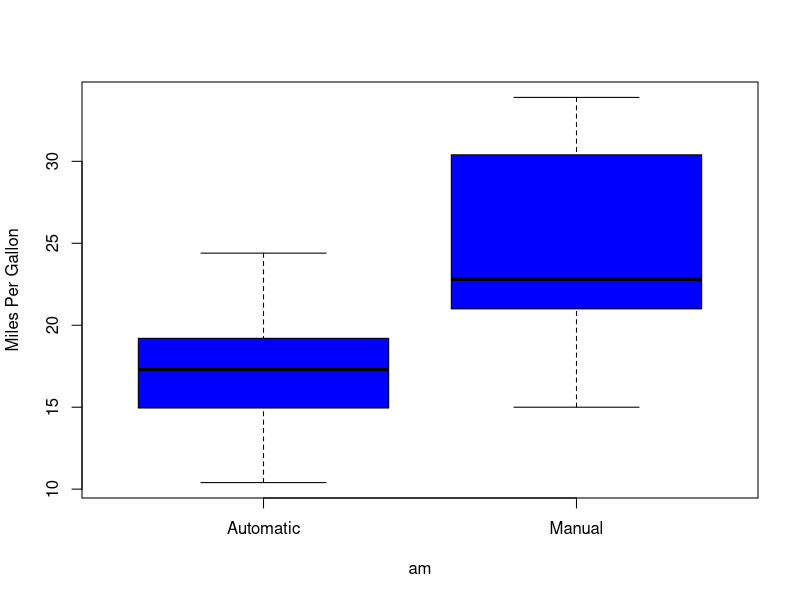
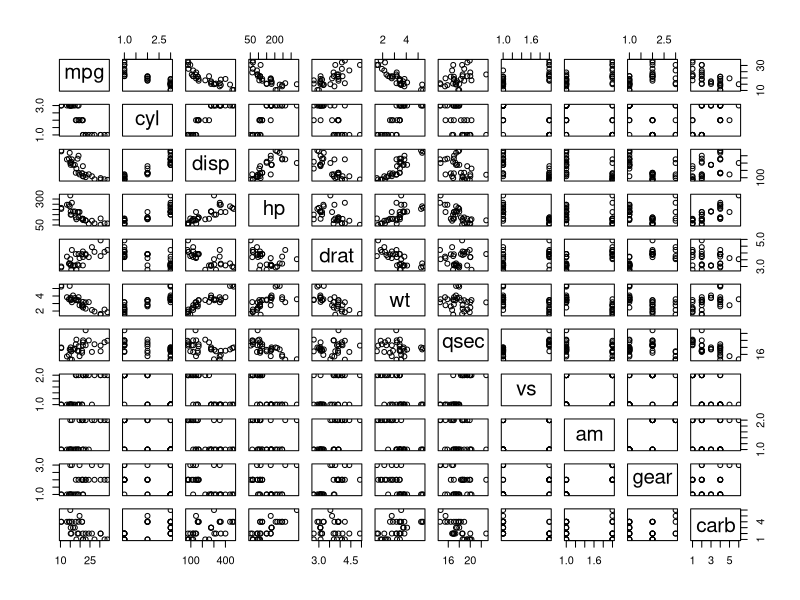
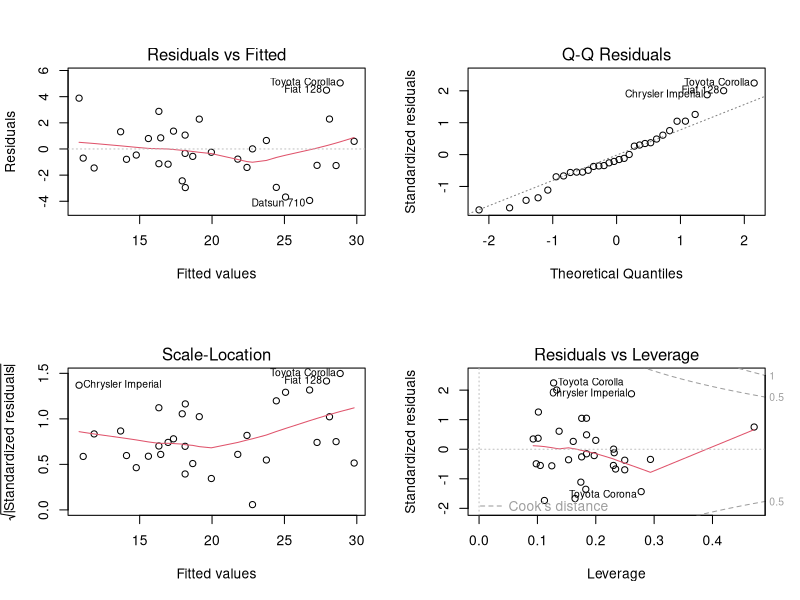

Reproduce these figures in R, in order.
## ---- chunk 1
data(mtcars)
mtcars$am <- factor(mtcars$am, labels=c('Automatic', 'Manual'))
mtcars$cyl <- factor(mtcars$cyl)
mtcars$vs <- factor(mtcars$vs)
mtcars$gear <- factor(mtcars$gear)
mtcars$carb <- factor(mtcars$carb)
## ---- chunk 2
fit1 <- lm(mpg ~ am, data = mtcars)
fit2 <- lm(mpg ~ am + wt, data = mtcars)
fit3 <- lm(mpg ~ cyl + am + wt, data = mtcars)
fit4 <- lm(mpg ~ cyl + hp + wt + am, data = mtcars)
fit5 <- lm(mpg ~ cyl + hp + wt + am + drat + gear, data = mtcars)
fit6 <- lm(mpg ~ cyl + hp + wt + am + drat + gear + carb, data = mtcars)
anova(fit1, fit2, fit3, fit4, fit5, fit6)$"Pr(>F)"
## ---- chunk 3
c(summary(fit1)$adj.r.squared, summary(fit2)$adj.r.squared, summary(fit3)$adj.r.squared, summary(fit4)$adj.r.squared, summary(fit5)$adj.r.squared, summary(fit6)$adj.r.squared)
## ---- chunk 4
fit4$coeff
## ---- chunk 5
coef(fit1)[2]
## ---- chunk 6
#Estimate of manual transmission
fit4summary <- summary(fit4)$coeff
fit4summary[6,1]
#Probability of manual transmission
fit4summary[6,4]
## ---- chunk 7
boxplot(mpg ~ am, data=mtcars, col="blue", ylab ="Miles Per Gallon")
## ---- chunk 8
pairs(mtcars)
## ---- chunk 9
par(mfrow=c(2, 2))
plot(fit4)
